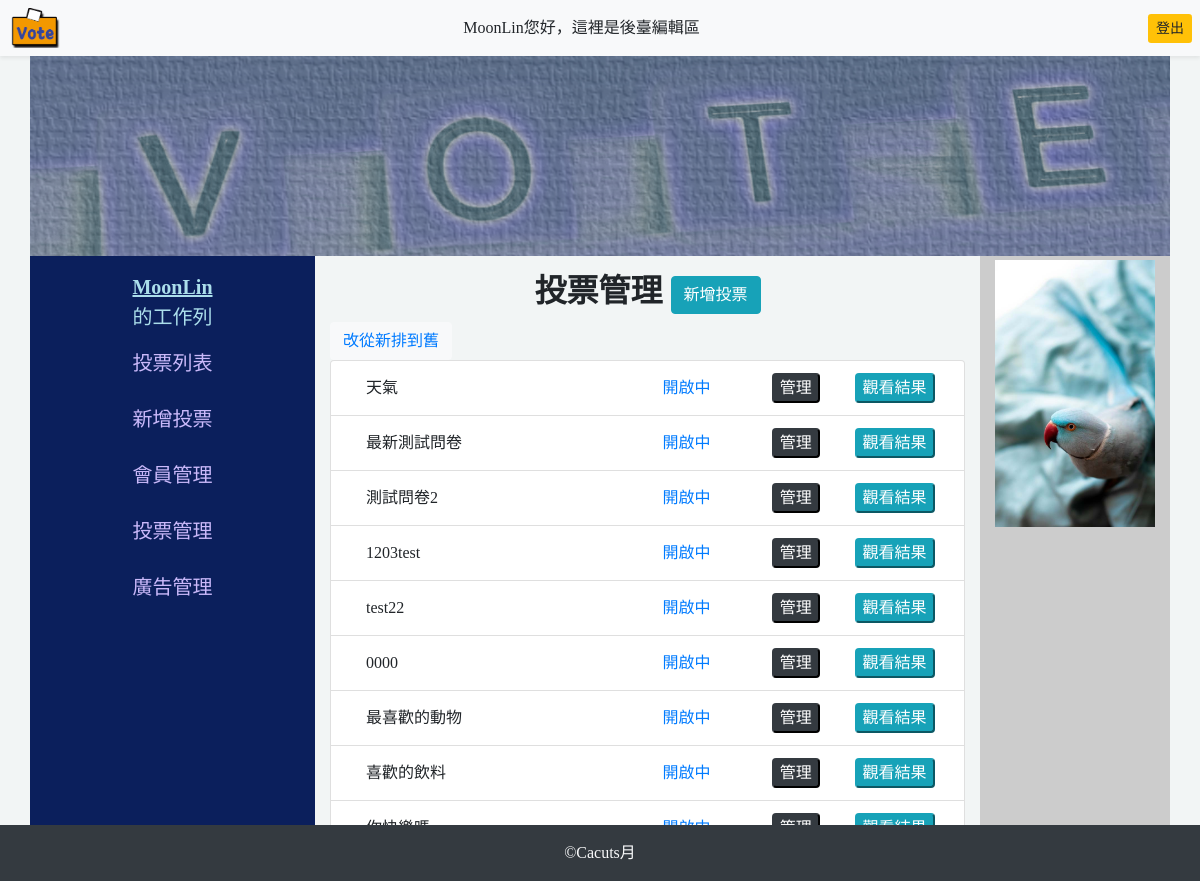
The page /backend/index.php?do=show_vote_list&id=1 (signed in) on the database as committed earlier.
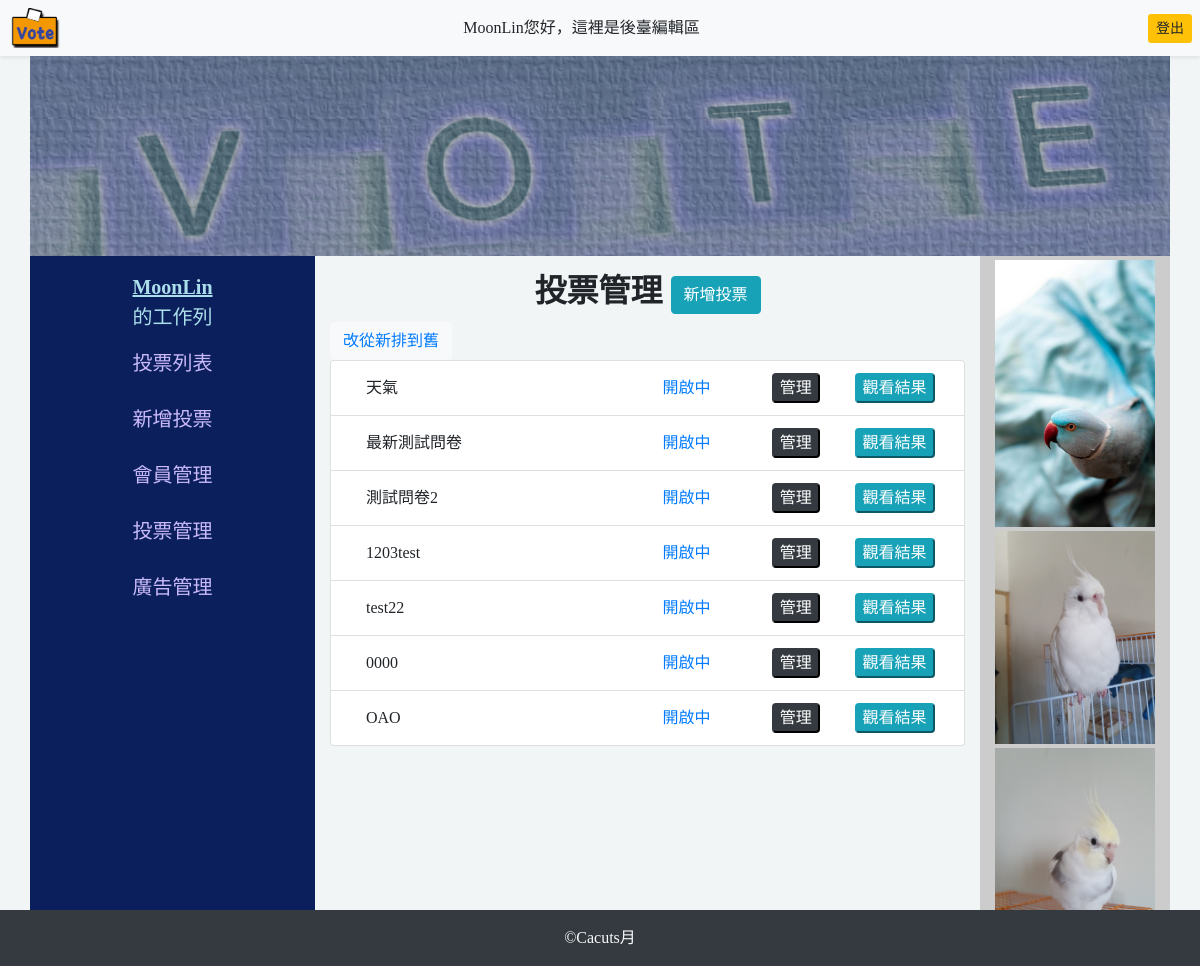
The same page on the database as committed later.
### tables this page shows
CREATE TABLE `topics` (
  `id` int(11) UNSIGNED NOT NULL,
  `topic` varchar(128) NOT NULL COMMENT '主題',
  `sh` tinyint(1) NOT NULL DEFAULT 1 COMMENT '顯現'
);

CREATE TABLE `ad` (
  `id` int(11) UNSIGNED NOT NULL,
  `name` varchar(64) NOT NULL COMMENT '檔名',
  `sh` tinyint(1) UNSIGNED NOT NULL COMMENT '上架',
  `intro` varchar(64) DEFAULT NULL COMMENT '備註'
);

### api/db.php (called while the page is built, shortened)
<?php
$dsn="mysql:host=localhost;charset=utf8;dbname=vote";
$pdo=new PDO($dsn,'root','');
function all($table,...$arg){
global $pdo;
$sql="SELECT * FROM `$table` ";
if(isset($arg[0])){
    if(is_array($arg[0])){
        foreach($arg[0] as $key=>$value){
            $tmp[]="`$key`='$value'";
        }
        $sql=$sql."where " . implode(" AND ",$tmp);
    }else{
        $sql=$sql.$arg[0];
    }
}
$rows=$pdo->query($sql)->fetchAll(PDO::FETCH_ASSOC);
return $rows;
}
?>

### backend/manage_vote.php (the view)
<h2 class="text-center mt-3 font-weight-bold">投票管理
    <a href="../index.php?do=add_subject_form">
        <button class="btn btn-info rounded ">新增投票</button>
    </a>
</h2>
<?php
$subjects=all('topics');
if(isset($_GET['id'])){
    if($_GET['id']==1){
        $array=$subjects;
        echo "<button class='btn btn-light'><a href='?do=show_vote_list'>改從新排到舊</a></button>";
    }
    }else{
    $array=array_reverse($subjects);
    echo "<button class='btn btn-light'><a href='?do=show_vote_list&id=1'>改從舊排到新</a></button>";
}
echo "<ol class='list-group'>";
foreach ($array as $key => $value) {
    echo "<li class='list-group-item'>";
    echo "<span class='d-inline-block col-md-6'>".$value['topic']."</span>";
    echo "<span class='d-inline-block col-md-2 '>";
    echo "<a href='../api/change_vote_status.php?id={$value['id']}'>";
    echo ($value['sh']==1)?"開啟中":"關閉中";
    echo "</a></span>";
    echo "<a href='?do=edit_subject&id={$value['id']}' class='d-inline-block col-md-2 text-center '>";
    echo "<button class='btn-dark rounded'>管理</button>";
    echo "</a>";
    echo "<a href='../index.php?do=vote_result&id={$value['id']}' class='d-inline-block col-md-2  p-0 text-center'>";
    echo "<button class='btn-info rounded'>觀看結果</button>";
    echo "</a>";
    echo "</li>";
}
echo "</ol>";
?>

### backend/index.php (shortened to what this page needs)
<?php include_once "../api/db.php" ?>
<!DOCTYPE html>
<html lang="en">
<head>
    <link rel="stylesheet" href="https://cdnjs.cloudflare.com/ajax/libs/font-awesome/6.0.0-beta3/css/all.min.css" />
    <link rel="stylesheet" href="https://stackpath.bootstrapcdn.com/bootstrap/4.2.1/css/bootstrap.min.css">
</head>
<body>
<nav class="bg-light shadow-sm py-2 px-2 text-right my-0 d-flex justify-content-between">
<div class="my-0">
        <a href="../index.php">
        <img src="../img/logo1.png" alt="LOGO" width="55px" height="40px" >
        </a>
    </div>
<?php
if(isset($_SESSION['user'])){
    echo "<span class='pr-5 my-auto'>{$_SESSION['name']}您好，這裡是後臺編輯區</span>";
    echo "<a href='../logout.php' class='btn-sm btn-warning my-auto'>登出</a>";
}
?>
</nav>
<header class="container bg-warning">
    <div class="row">
    <a  href="index.php">
        <img class="img" src="../img/vote-header.jpg" alt="標題圖" >
    </a>
    </div>
</header>
<main class="d-flex row px-0 container mx-auto">
    <aside class="container col-3 member ">
    <div class="row-cols-1  d-flex flex-column">
        <?php
        if(isset($_SESSION['user'])){
            echo "<span class='text-center mt-3 font-weight-bold'><ins>{$_SESSION['name']}</ins></span>";
            echo "<span class='text-center  '>的工作列</span>";
        }
        ?>
            <a class="px-2 mt-3 a" href="../index.php">投票列表</a>
            <a class="px-2 mt-3 a" href="../index.php?do=add_subject_form">新增投票</a>
            <a class="px-2 mt-3 a" href="../index.php?do=member">會員管理</a>
            <?php
            if($_SESSION['id']==1){
            ?>
            <a class="px-2 mt-3 a" href="?do=show_vote_list">投票管理</a>
            <a class="px-2 mt-3 a" href="?do=adImg">廣告管理</a>
            <?php
            }
            ?>
        </div>
    </aside>
<section class="container col-7">
    <?php
    $do=(isset($_GET['do']))?$_GET['do']:'manage_vote';
    $file=$do.".php";
    if(file_exists($file)){
        include $file;
    }else{
        include "manage_vote.php";
    }
    ?>
</section>
<div class="container col-2 ad ">
    <?php
    $images=all('ad',['sh'=>1]);
    foreach($images as $key => $image){
        if($key==0){
            echo "<div class='rounded my-1'>";
        }else{
            echo "<div class='rounded my-1'>";
        }
        echo "<img src='../img/{$image['name']}' alt='{$image['intro']}' class='d-block w-100'></div>";
    }
    ?>
</div>
</main>
<footer class="py-3 text-center text-light bg-dark container-fluid">
    &copy;Cacuts月
</footer>
</body>
</html>

Rows that differ between the two databases and show on the page:
removed topics: topic "喜歡的飲料", sh "開啟中"
changed topics: topic "最喜歡的動物" → "OAO"
added ad: name (picture)
added ad: name (picture)
